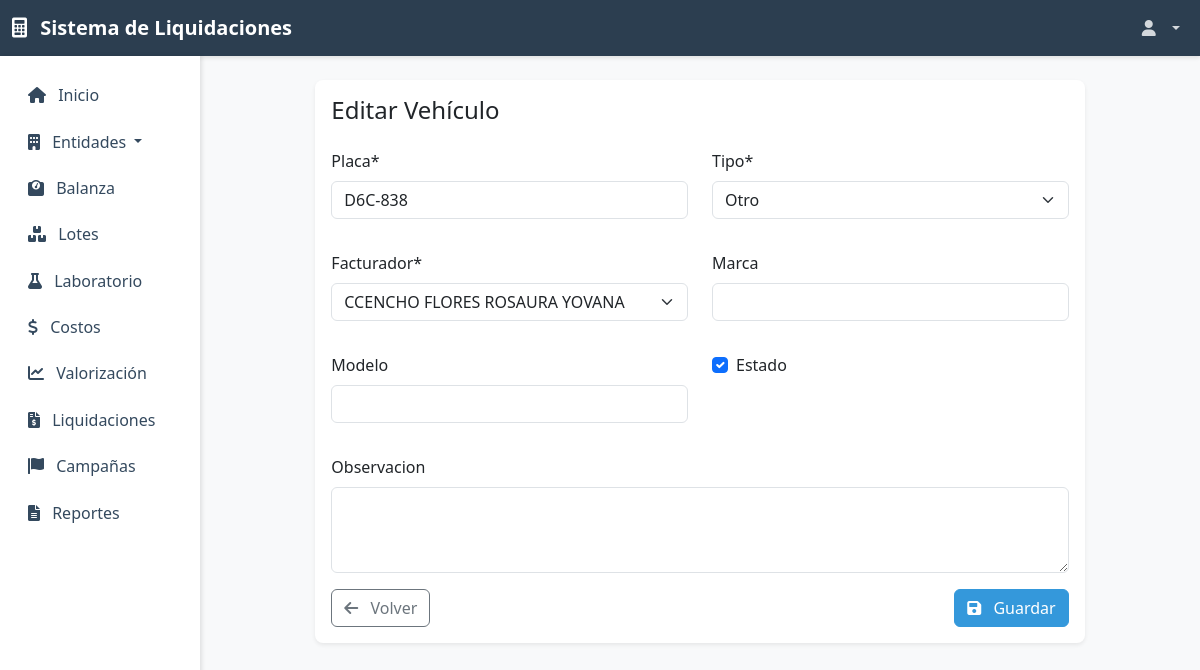
The app's page /entidades/vehiculos/1/editar/ (signed in) with its own data.
### entidades/models.py (models this page shows, shortened)
class Vehiculo(models.Model):
    TIPOS = (
        ('camion', 'Camión'),
        ('volquete', 'Volquete'),
        ('otro', 'Otro'),
    )
    placa = models.CharField(max_length=10, unique=True)
    tipo = models.CharField(max_length=20, choices=TIPOS)
    facturador = models.ForeignKey(Facturador, on_delete=models.CASCADE, related_name='vehiculos')
    marca = models.CharField(max_length=50, blank=True, null=True)
    modelo = models.CharField(max_length=50, blank=True, null=True)
    observacion = models.TextField(blank=True, null=True)
    fecha_creacion = models.DateTimeField(auto_now_add=True)
    fecha_actualizacion = models.DateTimeField(auto_now=True)
    estado = models.BooleanField(default=True)
    class Meta:
        verbose_name = 'Vehículo'
        verbose_name_plural = 'Vehículos'

### entidades/views.py (the view)
# urls.py: path('vehiculos/<int:pk>/editar/', views.vehiculo_update, name='vehiculo_update'),
@permission_required('entidades.change_vehiculo', raise_exception=True)
@login_required
def vehiculo_update(request, pk):
    vehiculo = get_object_or_404(Vehiculo, pk=pk)
    if request.method == 'POST':
        form = VehiculoForm(request.POST, instance=vehiculo)
        if form.is_valid():
            form.save()
            messages.success(request, 'Vehículo actualizado correctamente.')
            return redirect('entidades:vehiculo_detail', pk=vehiculo.pk)
    else:
        form = VehiculoForm(instance=vehiculo)
    context = {
        'form': form,
        'title': 'Editar Vehículo',
        'vehiculo': vehiculo,
    }
    return render(request, 'entidades/vehiculo_form.html', context)

### entidades/forms.py
class VehiculoForm(forms.ModelForm):
    class Meta:
        model = Vehiculo
        fields = [
            'placa',
            'tipo',
            'facturador',
            'marca',
            'modelo',
            'observacion',
            'estado',
        ]
        widgets = {
            'placa': forms.TextInput(attrs={'class': 'form-control'}),
            'tipo': forms.Select(attrs={'class': 'form-control'}),
            'facturador': forms.Select(attrs={'class': 'form-control'}),
            'marca': forms.TextInput(attrs={'class': 'form-control'}),
            'modelo': forms.TextInput(attrs={'class': 'form-control'}),
            'observacion': forms.Textarea(attrs={'class': 'form-control', 'rows': 3}),
            'estado': forms.CheckboxInput(attrs={'class': 'form-check-input'}),
        }

### entidades/models.py (called while the page is built)
    def __str__(self):
        return self.razon_social

### templates/entidades/vehiculo_form.html (shortened to what this page needs)
{% extends 'base.html' %}
{% load crispy_forms_tags %}
{% block content %}
<div class="container-fluid py-4">
    <div class="row justify-content-center">
        <div class="col-md-10">
            <div class="card border-0 shadow-sm">
                <div class="card-body">
                    <h4 class="card-title mb-4">{{ title }}</h4>
                    <form method="post" novalidate>
                        <div class="row">
                            <div class="col-md-6 mb-3">
                                {{ form.placa|as_crispy_field }}
                            </div>
                            <div class="col-md-6 mb-3">
                                {{ form.tipo|as_crispy_field }}
                            </div>
                        </div>
                        <div class="row">
                            <div class="col-md-6 mb-3">
                                {{ form.facturador|as_crispy_field }}
                            </div>
                            <div class="col-md-6 mb-3">
                                {{ form.marca|as_crispy_field }}
                            </div>
                        </div>
                        <div class="row">
                            <div class="col-md-6 mb-3">
                                {{ form.modelo|as_crispy_field }}
                            </div>
                            <div class="col-md-6 mb-3">
                                {{ form.estado|as_crispy_field }}
                            </div>
                        </div>
                        <div class="mb-3">
                            {{ form.observacion|as_crispy_field }}
                        </div>
                        <div class="d-flex justify-content-between align-items-center">
                            <a href="{% url 'entidades:vehiculo_list' %}" class="btn btn-outline-secondary">
                                <i class="fas fa-arrow-left me-2"></i>
                                Volver
                            </a>
                            <button type="submit" class="btn btn-primary">
                                <i class="fas fa-save me-2"></i>
                                Guardar
                            </button>
                        </div>
                    </form>
                </div>
            </div>
        </div>
    </div>
</div>
{% endblock %}

### templates/base.html (style rules this page uses)
:root { --primary-color: #2c3e50; --secondary-color: #34495e; --accent-color: #3498db; }
body { font-family: 'Segoe UI', Tahoma, Geneva, Verdana, sans-serif; background-color: #f8f9fa; }
.card { border: none; box-shadow: 0 2px 4px rgba(0,0,0,0.1); border-radius: 0.5rem; }
.btn-primary { background-color: var(--accent-color); border-color: var(--accent-color); }

### records on screen
Vehiculo: placa "D6C-838", tipo "Otro", facturador "CCENCHO FLORES ROSAURA YOVANA", estado "☑"

### other values on screen
{{ title }} "Editar Vehículo"
